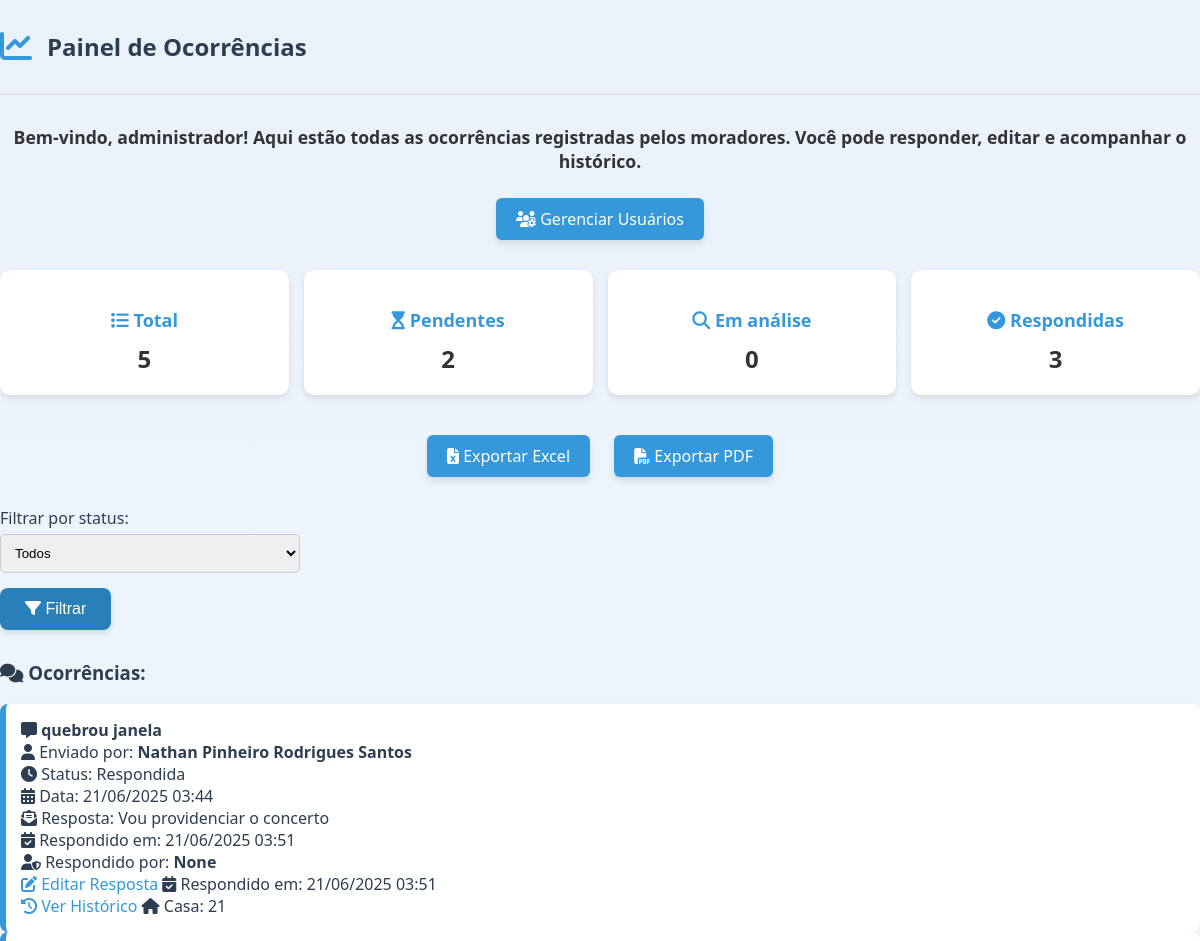
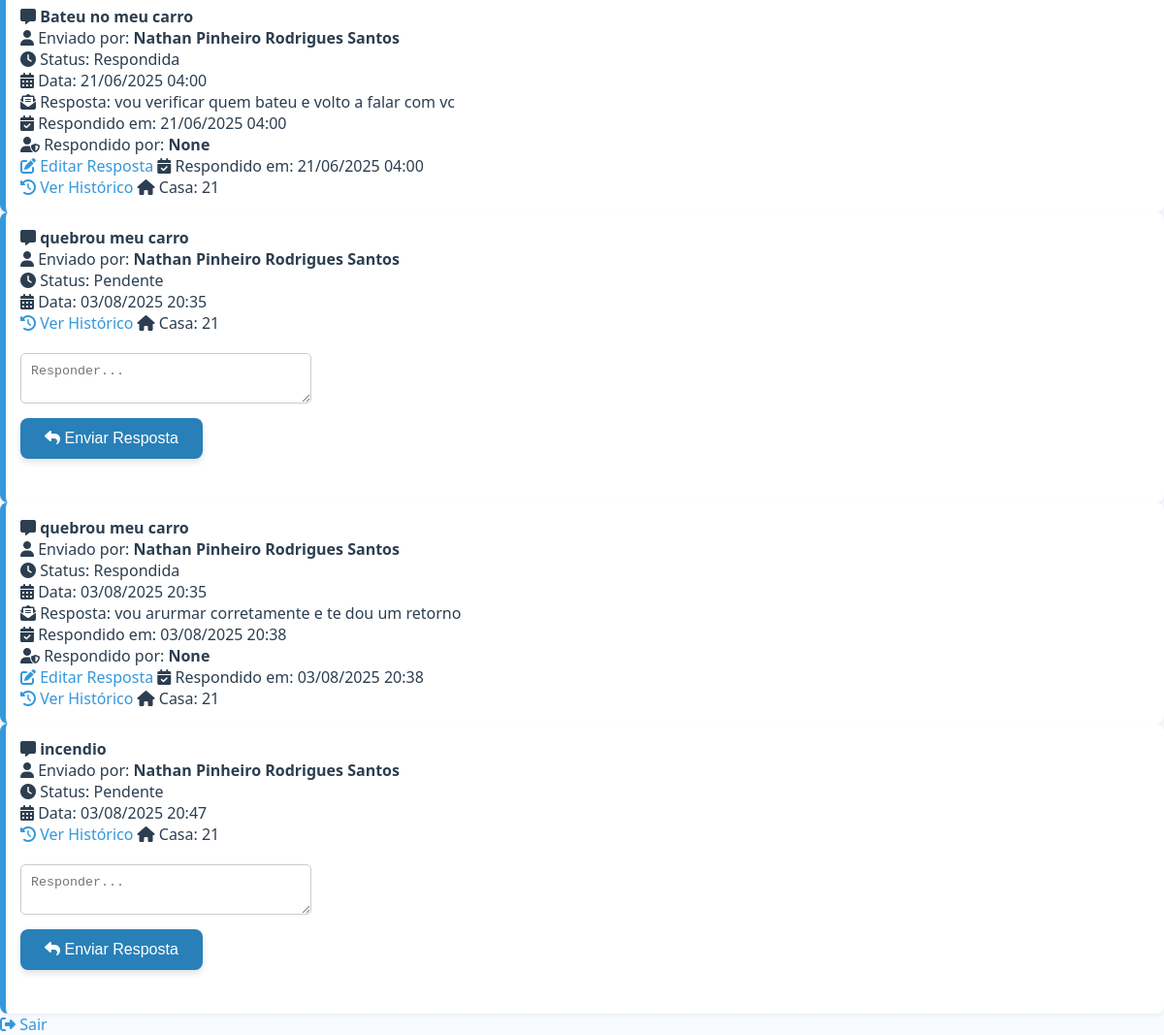
The app's page /painel (signed in) with its own data (2 pictures, top to bottom).
### app/models.py (models this page shows)
class Ocorrencia(db.Model):
    id = db.Column(db.Integer, primary_key=True)
    usuario_id = db.Column(db.Integer, db.ForeignKey('usuario.id'), nullable=False)
    tipo = db.Column(db.String(50), nullable=False)
    descricao = db.Column(db.Text, nullable=False)
    status = db.Column(db.String(50), default='Pendente')
    data_criacao = db.Column(db.DateTime, default=lambda: datetime.now(fuso_brasil))
    resposta = db.Column(db.Text)
    respondido_por = db.Column(db.String(100))
    data_ultima_resposta = db.Column(db.DateTime)  # se necessário
    usuario = db.relationship('Usuario', backref='ocorrencias')

class Usuario(db.Model):
    id = db.Column(db.Integer, primary_key=True)
    nome = db.Column(db.String(100), nullable=False)
    email = db.Column(db.String(120), unique=True, nullable=False)
    senha_hash = db.Column(db.String(128), nullable=False)
    tipo = db.Column(db.String(20), default='morador')
    numero_casa = db.Column(db.String(20), nullable=False)

### app/routes.py (the view)
@main.route('/painel')
def painel():
    if 'usuario_id' not in session:
        return redirect(url_for('main.login'))
    usuario_id = session['usuario_id']
    tipo = session['usuario_tipo']
    filtro_status = request.args.get('filtro_status')
    if tipo == 'admin':
        ocorrencias = Ocorrencia.query.filter_by(status=filtro_status).all() if filtro_status else Ocorrencia.query.all()
        resumo = {
            'total': Ocorrencia.query.count(),
            'pendentes': Ocorrencia.query.filter_by(status='Pendente').count(),
            'em_analise': Ocorrencia.query.filter_by(status='Em análise').count(),
            'respondidas': Ocorrencia.query.filter_by(status='Respondida').count()
        }
    else:
        ocorrencias = Ocorrencia.query.filter_by(usuario_id=usuario_id).all()
        resumo = {}
    return render_template('main/painel.html', ocorrencias=ocorrencias, tipo=tipo, resumo=resumo)

### app/templates/main/painel.html (shortened to what this page needs)
<!DOCTYPE html>
<html lang="pt-br">
<head>
    <link rel="stylesheet" href="{{ url_for('static', filename='style.css') }}">
    <link rel="stylesheet" href="https://cdnjs.cloudflare.com/ajax/libs/font-awesome/6.4.0/css/all.min.css">
</head>
<body>
<header class="top-header">
    <i class="fas fa-chart-line"></i>
    <h2>Painel de Ocorrências</h2>
</header>
{% if tipo == 'morador' %}
    <p class="mensagem-explicativa">
        Bem-vindo! Aqui você pode acompanhar suas ocorrências enviadas e suas respectivas respostas.
    </p>
{% elif tipo == 'admin' %}
    <p class="mensagem-explicativa">
        Bem-vindo, administrador! Aqui estão todas as ocorrências registradas pelos moradores. Você pode responder, editar e acompanhar o histórico.
    </p>
{% endif %}
{% if tipo == 'admin' %}
    <div style="text-align: center; margin-bottom: 20px;">
        <a class="btn" href="{{ url_for('main.listar_usuarios') }}"><i class="fas fa-users-cog"></i> Gerenciar Usuários</a>
    </div>
{% endif %}
{% if tipo == 'admin' %}
<div class="dashboard">
    <a href="{{ url_for('main.painel', filtro_status='') }}" class="card">
        <h3><i class="fas fa-list"></i> Total</h3>
        <p>{{ resumo.total }}</p>
    </a>
    <a href="{{ url_for('main.painel', filtro_status='Pendente') }}" class="card">
        <h3><i class="fas fa-hourglass-start"></i> Pendentes</h3>
        <p>{{ resumo.pendentes }}</p>
    </a>
    <a href="{{ url_for('main.painel', filtro_status='Em análise') }}" class="card">
        <h3><i class="fas fa-search"></i> Em análise</h3>
        <p>{{ resumo.em_analise }}</p>
    </a>
    <a href="{{ url_for('main.painel', filtro_status='Respondida') }}" class="card">
        <h3><i class="fas fa-check-circle"></i> Respondidas</h3>
        <p>{{ resumo.respondidas }}</p>
    </a>
</div>
    <div style="text-align: center; margin-top: 10px;">
        <a href="{{ url_for('main.exportar_excel') }}" class="btn"><i class="fas fa-file-excel"></i> Exportar Excel</a>
        <a href="{{ url_for('main.exportar_pdf') }}" class="btn"><i class="fas fa-file-pdf"></i> Exportar PDF</a>
    </div>
    <form method="get" action="{{ url_for('main.painel') }}">
        <label>Filtrar por status:</label>
        <select name="filtro_status">
            <option value="">Todos</option>
        </select>
        <button type="submit"><i class="fas fa-filter"></i> Filtrar</button>
    </form>
{% endif %}
<h3><i class="fas fa-comments"></i> Ocorrências:</h3>
{% for o in ocorrencias %}
    <div class="ocorrencia">
        <strong><i class="fas fa-comment-alt"></i> {{ o.tipo }}</strong><br>
        <i class="fas fa-user"></i> Enviado por: <strong>{{ o.usuario.nome }}</strong><br>
        <i class="fas fa-clock"></i> Status: {{ o.status }}<br>
        <i class="fas fa-calendar-alt"></i> Data: {{ o.data_criacao.strftime('%d/%m/%Y %H:%M') }}<br>
        {% if o.resposta %}
            <i class="fas fa-envelope-open-text"></i> Resposta: {{ o.resposta }}<br>
            <i class="fas fa-calendar-check"></i> Respondido em: {{ o.data_ultima_resposta.strftime('%d/%m/%Y %H:%M') if o.data_ultima_resposta else '---' }}<br>
            <i class="fas fa-user-shield"></i> Respondido por: <strong>{{ o.respondido_por }}</strong><br>
            {% if tipo == 'admin' %}
                <a href="{{ url_for('main.editar_resposta', id=o.id) }}"><i class="fas fa-pen-to-square"></i> Editar Resposta</a>
            {% endif %}
        {% endif %}
        {% if o.data_ultima_resposta %}
        <i class="fas fa-calendar-check"></i> Respondido em: {{ o.data_ultima_resposta.strftime('%d/%m/%Y %H:%M') }}<br>
        {% endif %}
        <a href="{{ url_for('main.historico_respostas', ocorrencia_id=o.id) }}">
            <i class="fas fa-clock-rotate-left"></i> Ver Histórico
        </a>
        {% if tipo == 'admin' %}
        <i class="fas fa-home"></i> Casa: {{ o.usuario.numero_casa }}<br>
        {% endif %}
        {% if tipo == 'admin' and not o.resposta %}
            <form method="post" action="{{ url_for('main.responder', id=o.id) }}">
                <textarea name="resposta" placeholder="Responder..." required></textarea>
                <button type="submit"><i class="fas fa-reply"></i> Enviar Resposta</button>
            </form>
        {% endif %}
    </div>
{% endfor %}
<a href="{{ url_for('main.logout') }}"><i class="fas fa-sign-out-alt"></i> Sair</a>
</body>
</html>

### app/static/style.css (style rules this page uses)
body { background: linear-gradient(to bottom, #e9f1fb, #f8fbff); font-family: 'Segoe UI', Tahoma, Geneva, Verdana, sans-serif; margin: 0; padding: 0; color: #2c3e50; overflow-x: hidden; }
html, body { overflow-x: hidden; }
.mensagem-explicativa { text-align: center; font-weight: bold; color: #333; margin-top: 10px; margin-bottom: 15px; font-size: 1.1rem; }
.card { background-color: #fff; padding: 20px; border-radius: 12px; box-shadow: 0 2px 5px rgba(0,0,0,0.05); text-align: center; transition: 0.3s; cursor: pointer; }
p { color: #333; margin: 10px 0 30px; font-size: 16px; }
form { margin-top: 20px; margin-bottom: 30px; }
input, select, textarea { display: block; margin-top: 5px; margin-bottom: 15px; padding: 10px; width: 300px; border-radius: 5px; border: 1px solid #ccc; }
button, .btn { background-color: #2980b9; color: white; border: none; padding: 12px 25px; font-size: 16px; border-radius: 8px; cursor: pointer; transition: all 0.3s ease; box-shadow: 0 4px 6px rgba(0,0,0,0.1); }
a { text-decoration: none; color: #3498db; }
.top-header { display: flex; align-items: center; gap: 15px; padding: 10px 0; border-bottom: 2px solid #e0e0e0; margin-bottom: 30px; }
.top-header i { font-size: 32px; color: #3498db; }
.btn { display: inline-block; margin: 10px; padding: 10px 20px; background-color: #3498db; color: white; border-radius: 6px; text-decoration: none; }
.dashboard { display: grid; grid-template-columns: repeat(auto-fit, minmax(200px, 1fr)); gap: 15px; margin-bottom: 30px; }
.card { background: white; border-radius: 10px; padding: 20px; box-shadow: 0 3px 6px rgba(0,0,0,0.1); text-align: center; }
.card h3 { margin-bottom: 10px; font-size: 18px; color: #3498db; }
.card p { font-size: 24px; font-weight: bold; margin: 0; }
.ocorrencia { background: white; border-left: 6px solid #3498db; padding: 15px; border-radius: 8px; box-shadow: 0 2px 5px rgba(0,0,0,0.05); }
* { box-sizing: border-box; }

### records on screen
Ocorrencia: tipo "quebrou janela", usuario.nome "Nathan Pinheiro Rodrigues Santos", status "Respondida", data_criacao "21/06/2025 03:44", resposta "Vou providenciar o concerto", data_ultima_resposta "21/06/2025 03:51", respondido_por "None", usuario.numero_casa "21"
Ocorrencia: tipo "Bateu no meu carro", usuario.nome "Nathan Pinheiro Rodrigues Santos", status "Respondida", data_criacao "21/06/2025 04:00", resposta "vou verificar quem bateu e volto a falar com vc", data_ultima_resposta "21/06/2025 04:00", respondido_por "None", usuario.numero_casa "21"
Ocorrencia: tipo "quebrou meu carro", usuario.nome "Nathan Pinheiro Rodrigues Santos", status "Pendente", data_criacao "03/08/2025 20:35", usuario.numero_casa "21"
Ocorrencia: tipo "quebrou meu carro", usuario.nome "Nathan Pinheiro Rodrigues Santos", status "Respondida", data_criacao "03/08/2025 20:35", resposta "vou arurmar corretamente e te dou um retorno", data_ultima_resposta "03/08/2025 20:38", respondido_por "None", usuario.numero_casa "21"
Ocorrencia: tipo "incendio", usuario.nome "Nathan Pinheiro Rodrigues Santos", status "Pendente", data_criacao "03/08/2025 20:47", usuario.numero_casa "21"

### other values on screen
{{ resumo.total }} "5"
{{ resumo.pendentes }} "2"
{{ resumo.em_analise }} "0"
{{ resumo.respondidas }} "3"
